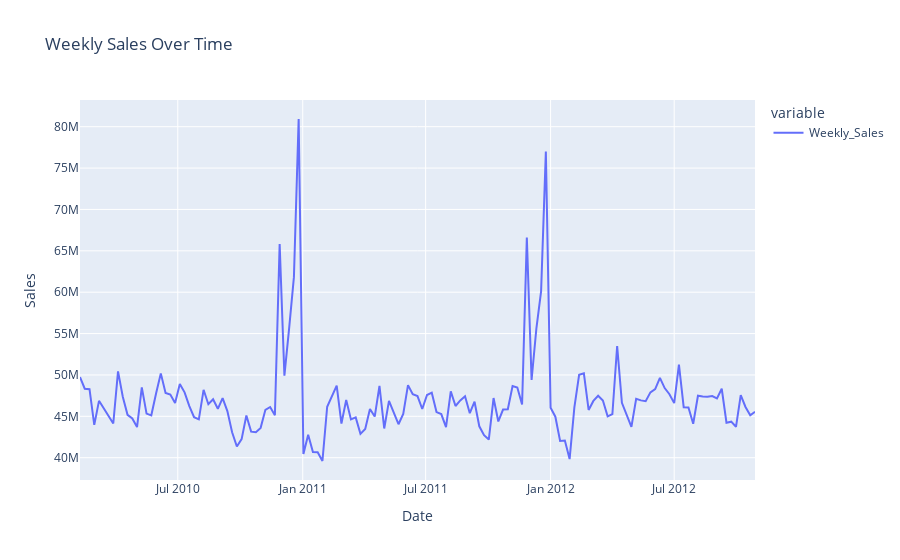
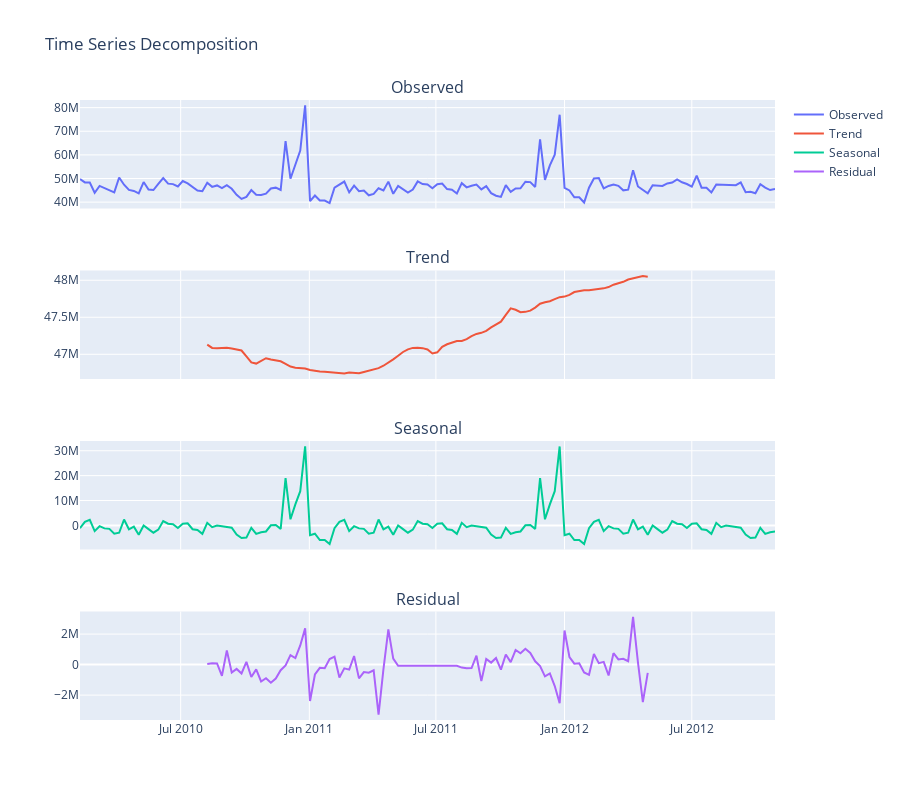

Source (notebook cell) for these figures, in order:
### Markdown cell above
# WEEKLY SALES TIME SERIES DATA & TIME SERIES DECOMPENSATION
(Observed, Trend, Seasonal, Residual)

### Code cell
# Assuming 'weekly_sales' is your time series data

# Plot the time series
fig = px.line(weekly_sales, title='Weekly Sales Over Time')
fig.update_layout(
    xaxis_title='Date',
    yaxis_title='Sales'
)
fig.show()

# Decompose the time series
decomposition = seasonal_decompose(weekly_sales, model='additive')

# Create subplots
fig = make_subplots(rows=4, cols=1, shared_xaxes=True, 
                    vertical_spacing=0.1,
                    subplot_titles=('Observed', 'Trend', 'Seasonal', 'Residual'))

# Observed
fig.add_trace(go.Scatter(x=decomposition.observed.index, y=decomposition.observed, mode='lines', name='Observed'), row=1, col=1)

# Trend
fig.add_trace(go.Scatter(x=decomposition.trend.index, y=decomposition.trend, mode='lines', name='Trend'), row=2, col=1)

# Seasonal
fig.add_trace(go.Scatter(x=decomposition.seasonal.index, y=decomposition.seasonal, mode='lines', name='Seasonal'), row=3, col=1)

# Residual
fig.add_trace(go.Scatter(x=decomposition.resid.index, y=decomposition.resid, mode='lines', name='Residual'), row=4, col=1)

fig.update_layout(height=800, title_text='Time Series Decomposition')
fig.show()

# Summary statistics
summary_stats = weekly_sales.describe()
print(summary_stats)

### Figure 1 — Plotly figure (JSON) as saved in the notebook; plotly's stock layout.template omitted (floating-point values rounded to 4 significant figures; data arrays with more than 128 entries replaced by an {"elided": "..."} marker saying what was removed)
{"data": [{"hovertemplate": "variable=Weekly_Sales<br>Date=%{x}<br>value=%{y}<extra></extra>", "legendgroup": "Weekly_Sales", "line": {"color": "#636efa", "dash": "solid"}, "marker": {"symbol": "circle"}, "mode": "lines", "name": "Weekly_Sales", "orientation": "v", "showlegend": true, "type": "scatter", "x": {"elided": "143 str values"}, "xaxis": "x", "y": {"elided": "143 float values"}, "yaxis": "y"}], "layout": {"legend": {"title": {"text": "variable"}, "tracegroupgap": 0}, "title": {"text": "Weekly Sales Over Time"}, "xaxis": {"anchor": "y", "domain": [0, 1], "title": {"text": "Date"}}, "yaxis": {"anchor": "x", "domain": [0, 1], "title": {"text": "Sales"}}}}

### Figure 2 — Plotly figure (JSON) as saved in the notebook; plotly's stock layout.template omitted (floating-point values rounded to 4 significant figures; data arrays with more than 128 entries replaced by an {"elided": "..."} marker saying what was removed)
{"data": [{"mode": "lines", "name": "Observed", "type": "scatter", "x": {"elided": "143 str values"}, "xaxis": "x", "y": {"elided": "143 float values"}, "yaxis": "y"}, {"mode": "lines", "name": "Trend", "type": "scatter", "x": {"elided": "143 str values"}, "xaxis": "x2", "y": {"elided": "143 float values"}, "yaxis": "y2"}, {"mode": "lines", "name": "Seasonal", "type": "scatter", "x": {"elided": "143 str values"}, "xaxis": "x3", "y": {"elided": "143 float values"}, "yaxis": "y3"}, {"mode": "lines", "name": "Residual", "type": "scatter", "x": {"elided": "143 str values"}, "xaxis": "x4", "y": {"elided": "143 float values"}, "yaxis": "y4"}], "layout": {"annotations": [{"font": {"size": 16}, "showarrow": false, "text": "Observed", "x": 0.5, "xanchor": "center", "xref": "paper", "y": 1, "yanchor": "bottom", "yref": "paper"}, {"font": {"size": 16}, "showarrow": false, "text": "Trend", "x": 0.5, "xanchor": "center", "xref": "paper", "y": 0.725, "yanchor": "bottom", "yref": "paper"}, {"font": {"size": 16}, "showarrow": false, "text": "Seasonal", "x": 0.5, "xanchor": "center", "xref": "paper", "y": 0.45, "yanchor": "bottom", "yref": "paper"}, {"font": {"size": 16}, "showarrow": false, "text": "Residual", "x": 0.5, "xanchor": "center", "xref": "paper", "y": 0.175, "yanchor": "bottom", "yref": "paper"}], "height": 800, "title": {"text": "Time Series Decomposition"}, "xaxis": {"anchor": "y", "domain": [0, 1], "matches": "x4", "showticklabels": false}, "xaxis2": {"anchor": "y2", "domain": [0, 1], "matches": "x4", "showticklabels": false}, "xaxis3": {"anchor": "y3", "domain": [0, 1], "matches": "x4", "showticklabels": false}, "xaxis4": {"anchor": "y4", "domain": [0, 1]}, "yaxis": {"anchor": "x", "domain": [0.825, 1]}, "yaxis2": {"anchor": "x2", "domain": [0.55, 0.725]}, "yaxis3": {"anchor": "x3", "domain": [0.275, 0.45]}, "yaxis4": {"anchor": "x4", "domain": [0, 0.175]}}}
